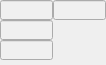
   <widget class="QWidget" name="widget_P_5" native="true">
    <property name="geometry">
     <rect>
      <x>360</x>
      <y>90</y>
      <width>106</width>
      <height>65</height>
     </rect>
    </property>
    <widget class="ReadOnlyLineEdit" name="Edit_kW_P_5">
     <property name="geometry">
      <rect>
       <x>0</x>
       <y>20</y>
       <width>53</width>
       <height>20</height>
      </rect>
     </property>
     <property name="cursor">
      <cursorShape>ArrowCursor</cursorShape>
     </property>
     <property name="mouseTracking">
      <bool>false</bool>
     </property>
     <property name="focusPolicy">
      <enum>Qt::NoFocus</enum>
     </property>
     <property name="acceptDrops">
      <bool>false</bool>
     </property>
     <property name="styleSheet">
      <string notr="true">font: 8pt &quot;Arial&quot;;
background-color: rgb(240, 240, 240);</string>
     </property>
     <property name="readOnly">
      <bool>true</bool>
     </property>
    </widget>
    <widget class="ReadOnlyLineEdit" name="Edit_Hz_P_5">
     <property name="geometry">
      <rect>
       <x>0</x>
       <y>0</y>
       <width>53</width>
       <height>20</height>
      </rect>
     </property>
     <property name="cursor">
      <cursorShape>ArrowCursor</cursorShape>
     </property>
     <property name="mouseTracking">
      <bool>false</bool>
     </property>
     <property name="focusPolicy">
      <enum>Qt::NoFocus</enum>
     </property>
     <property name="acceptDrops">
      <bool>false</bool>
     </property>
     <property name="styleSheet">
      <string notr="true">font: 8pt &quot;Arial&quot;;
background-color: rgb(240, 240, 240);</string>
     </property>
    </widget>
    <widget class="ReadOnlyLineEdit" name="Edit_Flow_P_5">
     <property name="geometry">
      <rect>
       <x>0</x>
       <y>40</y>
       <width>53</width>
       <height>20</height>
      </rect>
     </property>
     <property name="cursor">
      <cursorShape>ArrowCursor</cursorShape>
     </property>
     <property name="mouseTracking">
      <bool>false</bool>
     </property>
     <property name="focusPolicy">
      <enum>Qt::NoFocus</enum>
     </property>
     <property name="acceptDrops">
      <bool>false</bool>
     </property>
     <property name="styleSheet">
      <string notr="true">font: 8pt &quot;Arial&quot;;
background-color: rgb(240, 240, 240);</string>
     </property>
     <property name="readOnly">
      <bool>true</bool>
     </property>
    </widget>
    <widget class="ReadOnlyLineEdit" name="Edit_MOA_P_5">
     <property name="geometry">
      <rect>
       <x>53</x>
       <y>0</y>
       <width>53</width>
       <height>20</height>
      </rect>
     </property>
     <property name="cursor">
      <cursorShape>ArrowCursor</cursorShape>
     </property>
     <property name="mouseTracking">
      <bool>false</bool>
     </property>
     <property name="focusPolicy">
      <enum>Qt::NoFocus</enum>
     </property>
     <property name="acceptDrops">
      <bool>false</bool>
     </property>
     <property name="styleSheet">
      <string notr="true">font: 8pt &quot;Arial&quot;;
background-color: rgb(240, 240, 240);</string>
     </property>
     <property name="alignment">
      <set>Qt::AlignCenter</set>
     </property>
    </widget>
   </widget>
